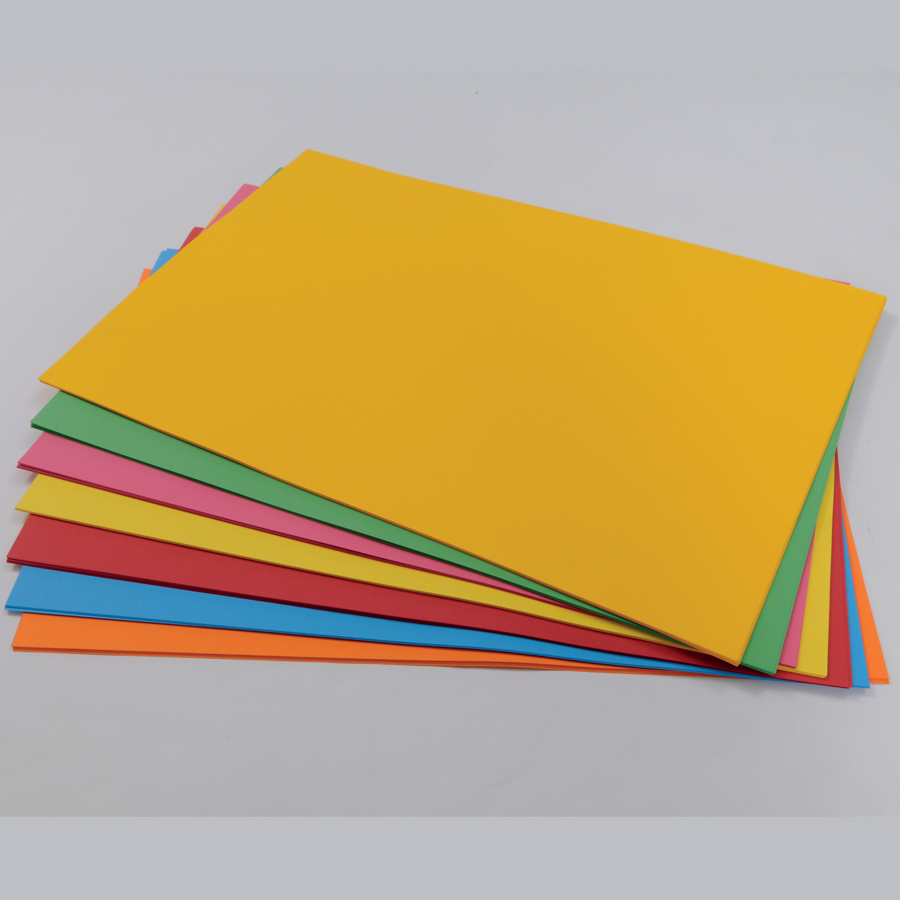
#> input picture images/paper.jpg, 900 x 900 px, found by its file name
$ python getPaperv3.py   (older library calls are emulated)
#> lines starting #> are read from the running program, lines starting #| are printed output that depends on the picture; after the words box and inside, x2 and y2 are one past the last pixel; in counts of white or black regions, pixels touching at a corner belong together
import numpy as np
import cv2
from matplotlib import pyplot as plt
from matplotlib import image as image
import easygui
class Rect:
    def __init__(self, x = 0, y = 0, w = 0, h = 0):
        self.x = x
        self.y = y
        self.w = w
        self.h = h
        self.area = 0
    def setArea(self, area):
        self.area = area
    def getArea(self):
        return self.area
    def set(self, x, y, w, h):
        self.x = x
        self.y = y
        self.w = w
        self.h = h
        self.area = w * h
    def addPadding(self, imgSize, padding):
        self.x -= padding
        self.y -= padding
        self.w += 2 * padding
        self.h += 2 * padding
        if self.x < 0:
            self.x = 0
        if self.y < 0:
            self.y = 0
        if self.x + self.w > imgSize[0]:
            self.w = imgSize[0] - self.x
        if self.y + self.h > imgSize[1]:
            self.h = imgSize[1] - self.y
img = cv2.imread('C:\Python\Python37\images\paper.jpg')
#> img is the input picture: shape (900, 900, 3); mean B, G, R 129.1, 168.8, 190.8
gImg = cv2.cvtColor(img, cv2.COLOR_BGR2GRAY)
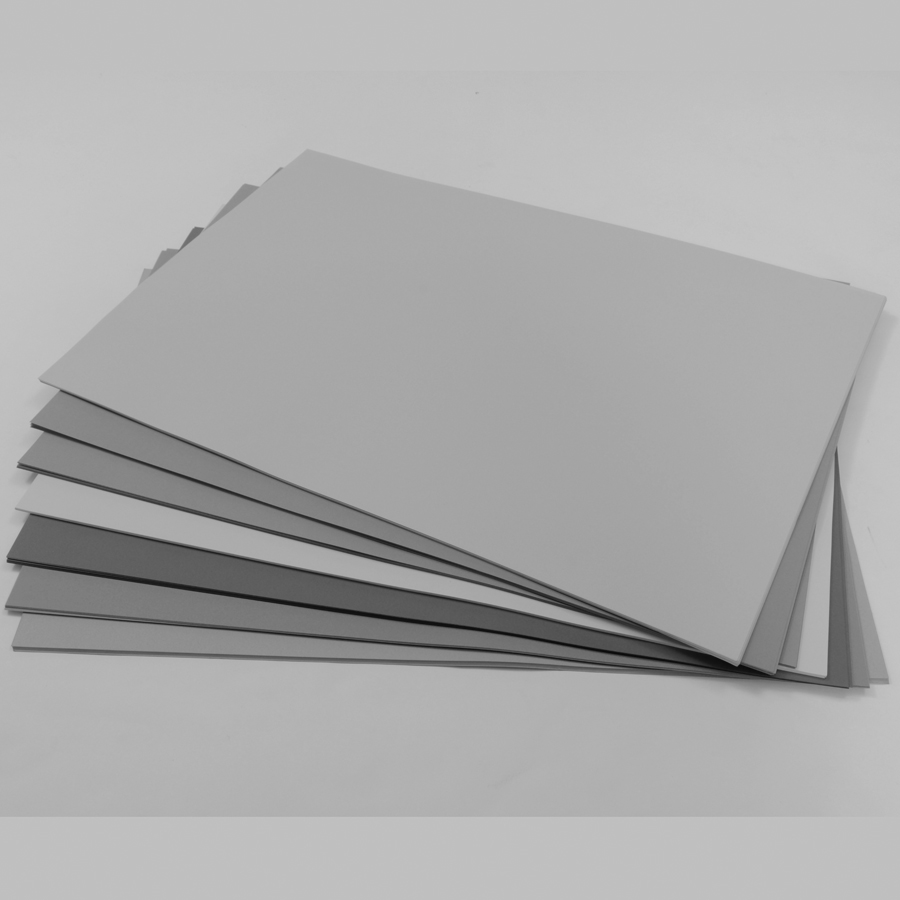
#> gImg: shape (900, 900); min 9, max 198, mean 170.8
# bImg = gImg.copy()
N = 9
# bImg = cv2.blur(src = gImg, ksize = (N, N))
bImg = cv2.medianBlur(src = gImg, ksize = N)
# [41 lines of commented-out code are left out]
threshold, _ = cv2.threshold(src = bImg, thresh = 0, maxval = 255, type = cv2.THRESH_BINARY | cv2.THRESH_OTSU)
#> threshold = 146
cannyImg = cv2.Canny(image = bImg, threshold1 = 0.5 * threshold, threshold2 = threshold)
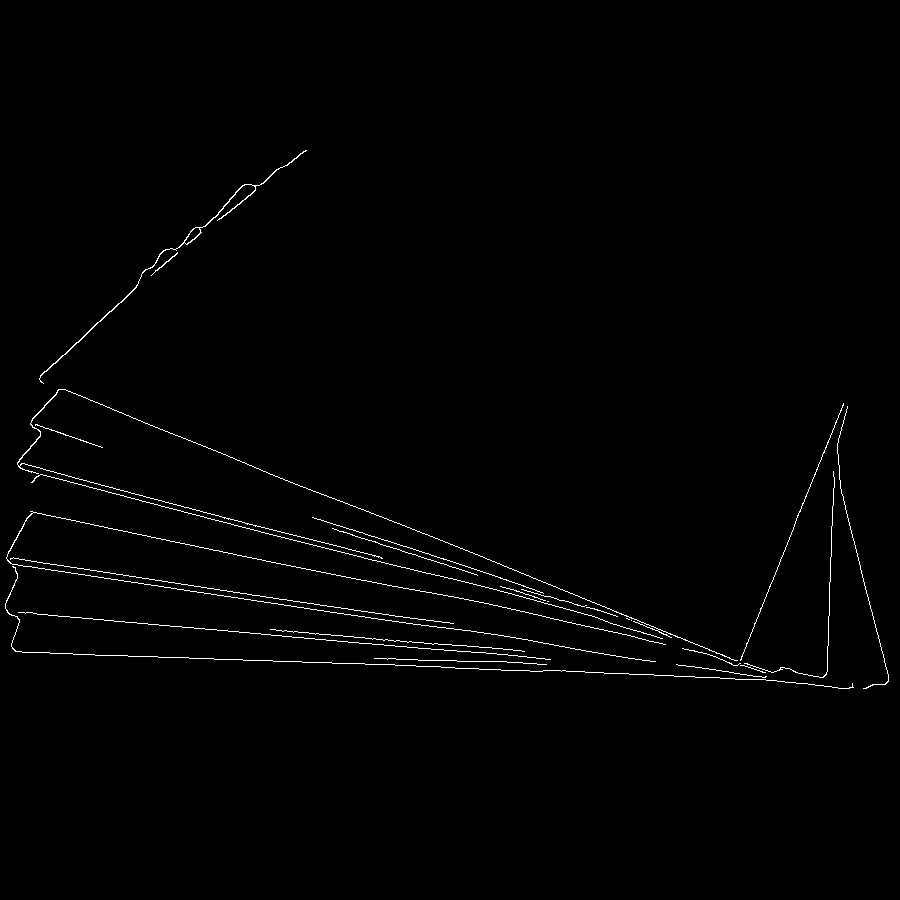
#> cannyImg: shape (900, 900); 0.98% white in thin lines or dots, all inside (x1, y1, x2, y2) = (5, 150, 889, 689)
# cv2.imshow('Canny', cannyImg)
# cv2.waitKey(0)
_, contours, _ = cv2.findContours(image = cannyImg.copy(), mode = cv2.RETR_TREE, method = cv2.CHAIN_APPROX_SIMPLE)
#> contours = 26 contours, 21 with area under 20; largest, box (x1, y1, x2, y2) and area: (39, 150, 307, 384) 350, (184, 227, 201, 245) 116, (17, 389, 738, 661) 88, (6, 511, 666, 662) 26, (5, 566, 854, 689) 23
maxRect = Rect(0, 0, 0, 0)
for contour in contours:
    epsilon = cv2.arcLength(contour, True)
    corners = cv2.approxPolyDP(contour, 0.1 * epsilon, True)
#> (the run stopped early here; a loop or call above may not have finished)
